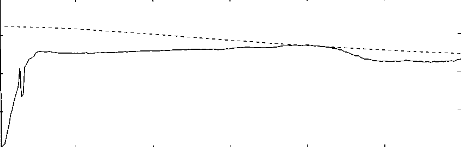
%> input picture demo3_Robust/demos/img3.png, 461 x 147 px
$ octave curve_extraction.m   (GNU Octave 9; MATLAB toolbox functions it lacks are replaced by stand-ins)
%> lines starting %> are read from the running program, lines starting %| are printed output that depends on the picture; in (x1, y1, x2, y2) boxes, pixels count from 0 and x2, y2 are one past the last pixel; in counts of white or black regions, pixels touching at a corner belong together; the program's own positions count from 1
% 图像Bode曲线数据提取与传递函数拟合脚本
% 需要：Image Processing Toolbox, System Identification Toolbox

clear; clc; close all;

%% 1. 读取并显示Bode图图片
img = imread('img3.png');
%> img is the input picture: size 147x461x3 uint8; min 0, max 255, mean 251.7
if size(img,3) == 3
    img_gray = rgb2gray(img);
else
    img_gray = img;
end

% 1. 二值化（黑色为0，白色为1）
bw = imbinarize(img_gray, 'adaptive', 'ForegroundPolarity', 'dark', 'Sensitivity', 0.4);
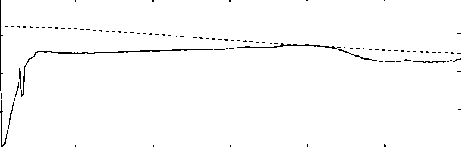
%> bw: size 147x461 logical; 98.3% white; black in thin lines or dots
figure; imshow(bw); title('二值化图像');

% 2. 取反，黑色曲线为1
bw_curve = ~bw;
%> bw_curve: size 147x461 logical; 1.7% white in thin lines or dots
figure; imshow(bw_curve); title('黑色曲线掩码');

% 2.5 形态学膨胀，连接虚线
se = strel('disk', 4); % 盘型结构元，半径可调整
bw_dilated = imdilate(bw_curve, se);
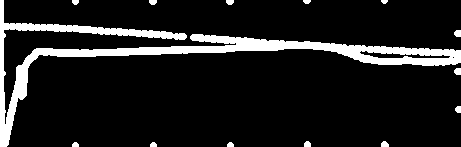
%> bw_dilated: size 147x461 logical; 11.4% white; 14 white regions, largest, box (x1, y1, x2, y2) and area: (0, 0, 461, 147) 7318, (454, 30, 461, 37) 43, (454, 68, 461, 75) 43
figure; imshow(bw_dilated); title('盘型膨胀后曲线掩码');

% 3. 去除小噪点
bw_clean = bwareaopen(bw_dilated, 10);
figure; imshow(bw_clean); title('去噪后曲线掩码');

% 3. 骨架化，细化曲线为单像素宽度
bw_skel = bwskel(bw_clean);
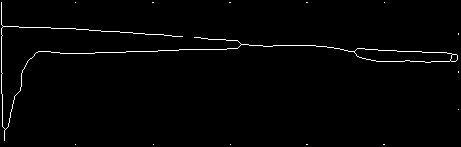
%> bw_skel: size 147x461 logical; 1.5% white in thin lines or dots
figure; imshow(bw_skel); title('骨架化后曲线掩码');

[y_pix, x_pix] = find(bw_skel);
%> y_pix = 997 values from 3 to 145; x_pix = 997 values from 2 to 459
margin = 15; % 可根据实际图片调整
img_h = size(bw_skel,1);
%> img_h = 147
img_w = size(bw_skel,2);
%> img_w = 461
valid_idx = (x_pix > margin) & (x_pix < img_w - margin) & ...
            (y_pix > margin) & (y_pix < img_h - margin);
%> valid_idx = 997 logical values, 760 true
x_pix = x_pix(valid_idx);
%> x_pix = 760 values from 16 to 445
y_pix = y_pix(valid_idx);
%> y_pix = 760 values, max 96 at index 2, min 27 at index 1, mean 48.28


% 4. 每列kmeans聚类分离两条曲线
x_unique = unique(x_pix);
%> x_unique = 430 values from 16 to 445
curve1 = nan(length(x_unique),2); % 预分配，便于插值
%> curve1 = 430 rows, first 12: [NaN NaN; NaN NaN; NaN NaN; NaN NaN; NaN NaN; NaN NaN; NaN NaN; NaN NaN; NaN NaN; NaN NaN; NaN NaN; NaN NaN]
curve2 = nan(length(x_unique),2);
%> curve2 has the same summary as curve1
for i = 1:length(x_unique)
    idx = find(x_pix == x_unique(i));
    y_vals = y_pix(idx);
    if length(y_vals) >= 2
        [~, C] = kmeans(double(y_vals), 2, 'Replicates', 3);
        C = sort(C);
        [~, idx1] = min(abs(y_vals - C(1)));
        [~, idx2] = min(abs(y_vals - C(2)));
        curve1(i,:) = [x_unique(i), y_vals(idx1)];
        curve2(i,:) = [x_unique(i), y_vals(idx2)];
    elseif length(y_vals) == 1
        % 只有一个点时，同时赋值给两条曲线
        curve1(i,:) = [x_unique(i), y_vals];
        curve2(i,:) = [x_unique(i), y_vals];
    else
        curve1(i,:) = [x_unique(i), nan];
        curve2(i,:) = [x_unique(i), nan];
    end
end
%> this loop made 430 passes
%> (idx, y_vals, C, idx2) on passes 6, 7, 8, 10, 11: ([11; 12; 13; 14; 15], [28; 88; 89; 90; 91], [28; 89.5], 3), ([16; 17; 18; 19; 20; 21; 22; 23; 24; 25; 26; 27; 28; 29; 30], [28; 74; 75; 76; 77; 78; 79; 80; 81; 82; 83; 84; 85; 86; 87], [28; 80.5], 8), ([31; 32; 33; 34], [28; 71; 72; 73], [28; 72], 3), ([37; 38; 39], [28; 68; 69], [28; 68.5], 2), ([40; 41; 42], [28; 66; 67], [28; 66.5], 2)
%> (idx, C, idx2) on passes 1, 2, 3, 4, 5, 9: ([1; 2], [27; 96], 2), ([3; 4], [27; 95], 2), ([5; 6], [27; 94], 2), ([7; 8], [27; 93], 2), ([9; 10], [28; 92], 2), ([35; 36], [28; 70], 2)
%> after the loop, C = [53; 62]; curve1 = 430 rows, first 12: [16 27; 17 27; 18 27; 19 27; 20 28; 21 28; 22 28; 23 28; 24 28; 25 28; 26 28; 27 28]; curve2 = 430 rows, first 12: [16 96; 17 95; 18 94; 19 93; 20 92; 21 89; 22 80; 23 72; 24 70; 25 68; 26 66; 27 64]

% 5. 对nan断点插值补全
curve1(:,2) = fillmissing(curve1(:,2), 'linear');
curve2(:,2) = fillmissing(curve2(:,2), 'linear');

% 6. 映射到物理坐标
img_size = size(img_gray);
%> img_size = [147 461]
x_min = 0; x_max = 1200; % 频率范围
y_min = -30; y_max = 10; % 幅值范围

f_curve1 = curve1(:,1) / img_size(2) * (x_max - x_min) + x_min;
%> f_curve1 = 430 values from 41.65 to 1158.4
mag_db_curve1 = (1 - curve1(:,2) / img_size(1)) * (y_max - y_min) + y_min;
%> mag_db_curve1 = 430 values, max 2.65 at index 1, min -4.42 at index 408, mean -1.22

f_curve2 = curve2(:,1) / img_size(2) * (x_max - x_min) + x_min;
%> f_curve2 = 430 values from 41.65 to 1158.4
mag_db_curve2 = (1 - curve2(:,2) / img_size(1)) * (y_max - y_min) + y_min;
%> mag_db_curve2 = 430 values, max -2.24 at index 227, min -16.12 at index 1, mean -4.55

figure;
plot(f_curve1, mag_db_curve1, 'b.-', 'DisplayName', '曲线1');
hold on;
plot(f_curve2, mag_db_curve2, 'r.-', 'DisplayName', '曲线2');
xlabel('Frequency (Hz)'); ylabel('Magnitude (dB)');
legend; grid on; title('骨架化+聚类+插值分离的两条曲线');
axis([0, 1200, -15, 10]);
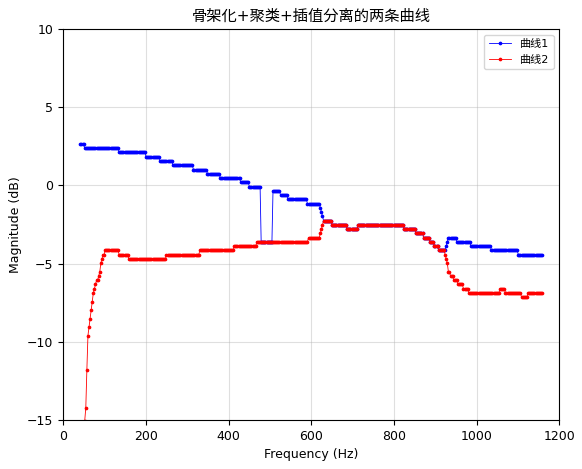
%> figure redrawn from the program's plot data; curve peaks at x = 41.65, y = 2.65; curve peaks at x = 629.9, y = -2.24

%% 3. 数据处理
w1 = 2 * pi * f_curve1; % 曲线1角频率
%> w1 = 430 values from 261.7 to 7278.1
mag1 = 10.^(mag_db_curve1/20); % 曲线1线性幅值
%> mag1 = 430 values, max 1.36 at index 1, min 0.601 at index 408, mean 0.902
w2 = 2 * pi * f_curve2; % 曲线2角频率
%> w2 = 430 values from 261.7 to 7278.1
mag2 = 10.^(mag_db_curve2/20); % 曲线2线性幅值
%> mag2 = 430 values, max 0.772 at index 227, min 0.156 at index 1, mean 0.606

%% 4. 传递函数拟合（以2阶为例，可调整阶数）
order = 2;
Ts = 0; % 连续系统

%> (the run ends here)

$ run again, with demo3_Robust/demos/img1.png copied over demo3_Robust/demos/img3.png
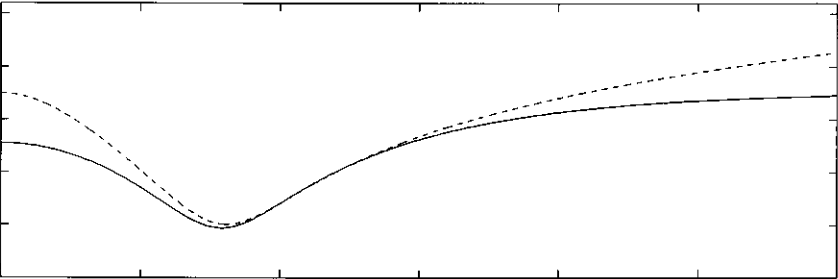
%> input picture demo3_Robust/demos/img1.png, 838 x 279 px
%> img is the input picture: size 279x838x3 uint8; min 0, max 255, mean 249.1
%> bw: size 279x838 logical; 96.8% white; 60 black regions (55 under 20 px), largest, box (x1, y1, x2, y2) and area: (0, 1, 838, 279) 6658, (85, 125, 95, 133) 25, (443, 125, 453, 130) 25, (42, 101, 51, 107) 22, (534, 101, 542, 106) 20
%> bw_dilated: size 279x838 logical; 11.2% white; 1 white region, box (x1, y1, x2, y2) and area: (0, 0, 838, 279) 26259
%> `bw_skel = bwskel(bw_clean);`:
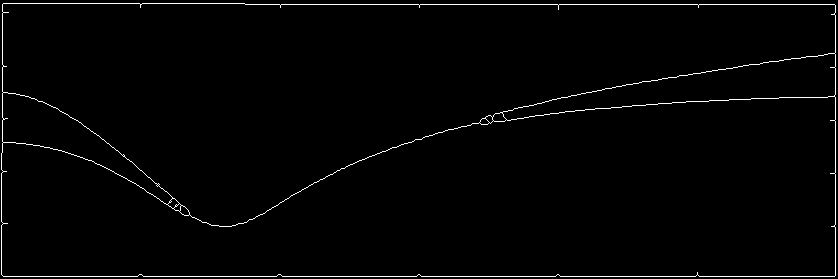
%> bw_skel: size 279x838 logical; 1.6% white in thin lines or dots
%> `[y_pix, x_pix] = find(bw_skel);`: y_pix = 3671 values from 4 to 277; x_pix = 3671 values from 2 to 836
%> valid_idx = 3671 logical values, 1366 true
%> `x_pix = x_pix(valid_idx);`: x_pix = 1366 values from 16 to 822
%> `y_pix = y_pix(valid_idx);`: y_pix = 1366 values, max 227 at index 408, min 56 at index 1359, mean 130.9
%> x_unique = 807 values from 16 to 822
%> `curve1 = nan(length(x_unique),2);`: curve1 = 807 rows, first 12: [NaN NaN; NaN NaN; NaN NaN; NaN NaN; NaN NaN; NaN NaN; NaN NaN; NaN NaN; NaN NaN; NaN NaN; NaN NaN; NaN NaN]
%> `curve2 = nan(length(x_unique),2);`: curve2 has the same summary as curve1
%> the loop `for i = 1:length(x_unique)` made 807 passes
%> (idx, C) on passes 1 to 8: ([1; 2], [94; 143]), ([3; 4], [95; 144]), ([5; 6], [95; 144]), ([7; 8], [95; 144]), ([9; 10], [95; 144]), ([11; 12], [96; 144]), ([13; 14], [96; 144]), ([15; 16], [96; 144])
%> after the loop `for i = 1:length(x_unique)`: C = [56; 98]; curve1 = 807 rows, first 12: [16 94; 17 95; 18 95; 19 95; 20 95; 21 96; 22 96; 23 96; 24 96; 25 96; 26 97; 27 97]; curve2 = 807 rows, first 12: [16 143; 17 144; 18 144; 19 144; 20 144; 21 144; 22 144; 23 144; 24 144; 25 144; 26 144; 27 145]
%> f_curve1 = 807 values from 22.91 to 1177.1
%> mag_db_curve1 = 807 values, max 1.97 at index 804, min -22.54 at index 205, mean -8.63
%> f_curve2 = 807 values from 22.91 to 1177.1
%> mag_db_curve2 = 807 values, max -4.05 at index 765, min -22.54 at index 205, mean -10.94
%> `axis([0, 1200, -15, 10]);`:
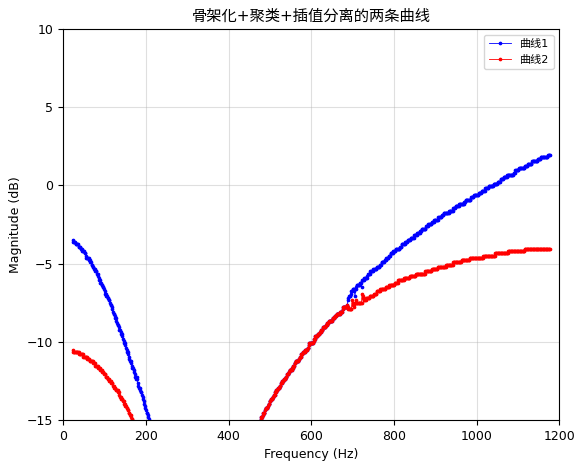
%> figure redrawn from the program's plot data; curve peaks at x = 1172.8, y = 1.97; curve peaks at x = 1116.9, y = -4.05
%> w1 = 807 values from 144 to 7395.9
%> mag1 = 807 values, max 1.25 at index 804, min 0.0746 at index 205, mean 0.501
%> w2 = 807 values from 144 to 7395.9
%> mag2 = 807 values, max 0.627 at index 765, min 0.0746 at index 205, mean 0.346

$ run again, with demo3_Robust/demos/img2.png copied over demo3_Robust/demos/img3.png
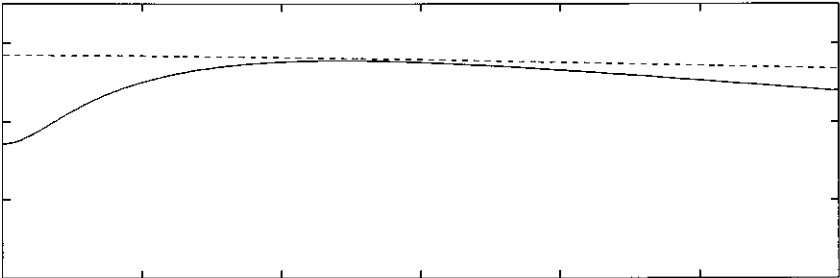
%> input picture demo3_Robust/demos/img2.png, 840 x 278 px
%> img is the input picture: size 278x840x3 uint8; min 0, max 255, mean 250
%> bw: size 278x840 logical; 97.4% white; black in thin lines or dots
%> bw_curve: size 278x840 logical; 2.6% white in thin lines or dots
%> bw_dilated: size 278x840 logical; 10.8% white; 2 white regions, box (x1, y1, x2, y2) and area: (0, 0, 840, 278) 25256, (628, 274, 642, 278) 46
%> `bw_skel = bwskel(bw_clean);`:
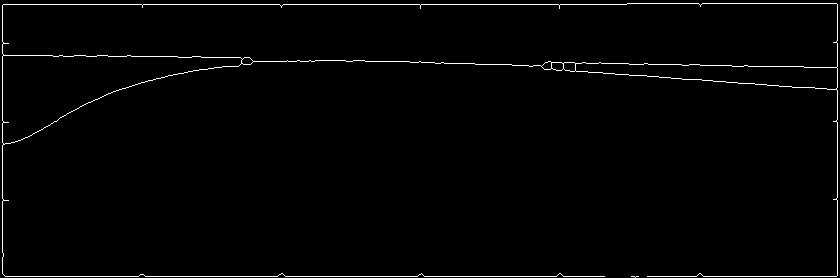
%> bw_skel: size 278x840 logical; 1.5% white in thin lines or dots
%> `[y_pix, x_pix] = find(bw_skel);`: y_pix = 3602 values from 4 to 278; x_pix = 3602 values from 3 to 838
%> valid_idx = 3602 logical values, 1347 true
%> `x_pix = x_pix(valid_idx);`: x_pix = 1347 values from 16 to 824
%> `y_pix = y_pix(valid_idx);`: y_pix = 1347 values, max 142 at index 2, min 56 at index 1, mean 71.14
%> x_unique = 809 values from 16 to 824
%> `curve1 = nan(length(x_unique),2);`: curve1 = 809 rows, first 12: [NaN NaN; NaN NaN; NaN NaN; NaN NaN; NaN NaN; NaN NaN; NaN NaN; NaN NaN; NaN NaN; NaN NaN; NaN NaN; NaN NaN]
%> `curve2 = nan(length(x_unique),2);`: curve2 has the same summary as curve1
%> the loop `for i = 1:length(x_unique)` made 809 passes
%> (idx, C) on passes 1 to 8: ([1; 2], [56; 142]), ([3; 4], [56; 142]), ([5; 6], [56; 142]), ([7; 8], [56; 141]), ([9; 10], [56; 141]), ([11; 12], [56; 141]), ([13; 14], [56; 140]), ([15; 16], [56; 140])
%> after the loop `for i = 1:length(x_unique)`: C = [68; 89]; curve1 = 809 rows, first 12: [16 56; 17 56; 18 56; 19 56; 20 56; 21 56; 22 56; 23 56; 24 56; 25 56; 26 56; 27 56]; curve2 = 809 rows, first 12: [16 142; 17 142; 18 142; 19 141; 20 141; 21 141; 22 140; 23 140; 24 139; 25 139; 26 138; 27 138]
%> f_curve1 = 809 values from 22.86 to 1177.1
%> mag_db_curve1 = 809 values, max 1.94 at index 1, min 0.216 at index 790, mean 1.07
%> f_curve2 = 809 values from 22.86 to 1177.1
%> mag_db_curve2 = 809 values, max 1.22 at index 273, min -10.43 at index 1, mean -1.14
%> `axis([0, 1200, -15, 10]);`:
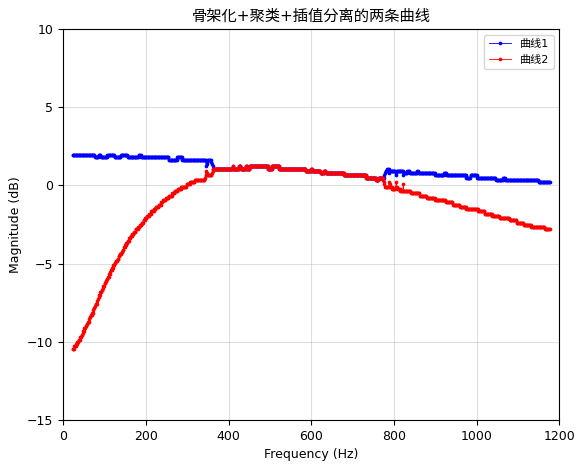
%> figure redrawn from the program's plot data; curve peaks at x = 22.86, y = 1.94; curve peaks at x = 411.4, y = 1.22
%> w1 = 809 values from 143.6 to 7396.2
%> mag1 = 809 values, max 1.25 at index 1, min 1.03 at index 790, mean 1.13
%> w2 = 809 values from 143.6 to 7396.2
%> mag2 = 809 values, max 1.15 at index 273, min 0.301 at index 1, mean 0.911

$ run again, with demo3_Robust/demos/img.png copied over demo3_Robust/demos/img3.png
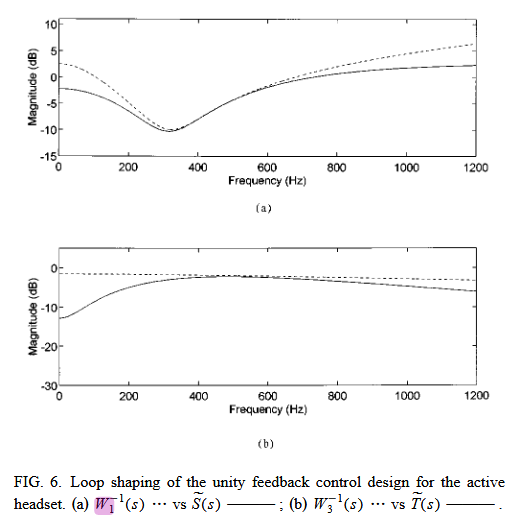
%> input picture demo3_Robust/demos/img.png, 529 x 524 px
%> img is the input picture: size 524x529x3 uint8; mean R, G, B 248.1, 248, 248.1
%> bw: size 524x529 logical; 95.7% white; black in thin lines or dots, all inside (x1, y1, x2, y2) = (14, 18, 505, 513)
%> bw_dilated: size 524x529 logical; 18.6% white; 18 white regions, largest, box (x1, y1, x2, y2) and area: (25, 244, 492, 419) 18637, (37, 15, 491, 190) 18193, (150, 473, 364, 515) 3696
%> `bw_skel = bwskel(bw_clean);`:
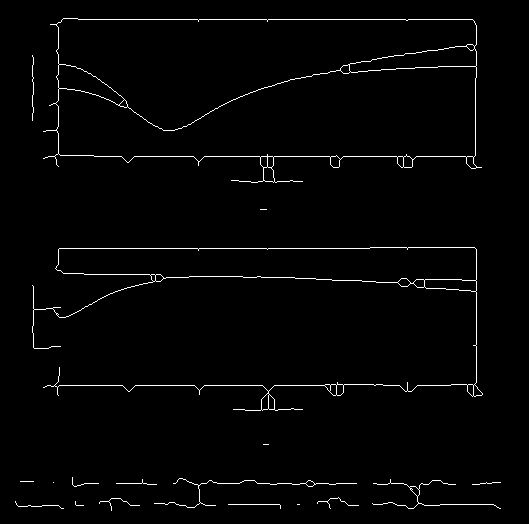
%> bw_skel: size 524x529 logical; 1.8% white in thin lines or dots, all inside (x1, y1, x2, y2) = (15, 18, 501, 511)
%> `[y_pix, x_pix] = find(bw_skel);`: y_pix = 4937 values from 19 to 511; x_pix = 4937 values from 16 to 501
%> valid_idx = 4937 logical values, 4921 true
%> `x_pix = x_pix(valid_idx);`: x_pix = 4921 values from 16 to 501
%> `y_pix = y_pix(valid_idx);`: y_pix = 4921 values, max 508 at index 516, min 19 at index 534, mean 253.6
%> x_unique = 486 values from 16 to 501
%> `curve1 = nan(length(x_unique),2);`: curve1 = 486 rows, first 12: [NaN NaN; NaN NaN; NaN NaN; NaN NaN; NaN NaN; NaN NaN; NaN NaN; NaN NaN; NaN NaN; NaN NaN; NaN NaN; NaN NaN]
%> `curve2 = nan(length(x_unique),2);`: curve2 has the same summary as curve1
%> the loop `for i = 1:length(x_unique)` made 486 passes
%> (idx, y_vals, C, idx1, idx2) on passes 20 to 27: ([164; 165; 166], [310; 349; 507], [329.5; 507], 1, 3), ([167; 168; 169], [310; 349; 507], [329.5; 507], 1, 3), ([170; 171; 172], [310; 349; 507], [329.5; 507], 1, 3), ([173; 174; 175], [310; 349; 507], [329.5; 507], 1, 3), ([176; 177; 178], [310; 349; 507], [329.5; 507], 1, 3), ([179; 180; 181], [310; 349; 507], [329.5; 507], 1, 3), ([182; 183; 184], [310; 349; 507], [329.5; 507], 1, 3), ([185; 186; 187], [310; 349; 507], [329.5; 507], 1, 3)
%> after the loop `for i = 1:length(x_unique)`: C = [483; 508]; curve1 = 486 rows, first 12: [16 502; 17 504; 18 506; 19 507; 20 507; 21 482; 22 482; 23 482; 24 482; 25 482; 26 482; 27 482]; curve2 = 486 rows, first 12: [16 503; 17 505; 18 506; 19 507; 20 507; 21 507; 22 507; 23 507; 24 507; 25 507; 26 507; 27 507]; idx1 = 1; idx2 = 2
%> f_curve1 = 486 values from 36.29 to 1136.5
%> mag_db_curve1 = 486 values, max 8.47 at index 445, min -28.7 at index 4, mean -1.46
%> f_curve2 = 486 values from 36.29 to 1136.5
%> mag_db_curve2 = 486 values, max -11.45 at index 345, min -28.78 at index 483, mean -21.44
%> `axis([0, 1200, -15, 10]);`:
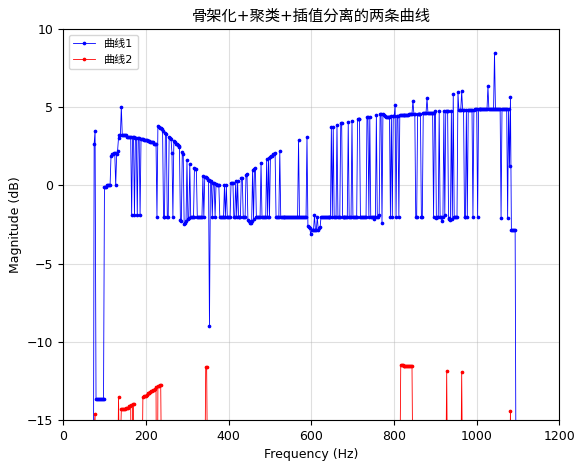
%> figure redrawn from the program's plot data; curve peaks at x = 1043.5, y = 8.47; curve peaks at x = 816.6, y = -11.45
%> w1 = 486 values from 228 to 7140.7
%> mag1 = 486 values, max 2.65 at index 445, min 0.0367 at index 4, mean 1.07
%> w2 = 486 values from 228 to 7140.7
%> mag2 = 486 values, max 0.268 at index 345, min 0.0364 at index 483, mean 0.0974
